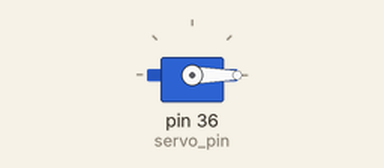
A program run on a simulated Raspberry Pi (header pin numbers). Shown: servo. Servo angles are drawn from the pulse width (0.5 ms = 0°, 2.5 ms = 180°). At 10.6 s the program stops and its outputs stay as they are.

Above: at 0.05 s.
Timing chart, 0 to 3.7 s (numbered marks = the images above):
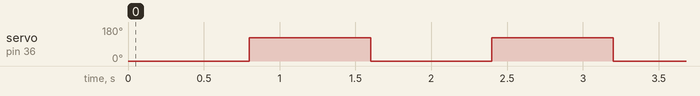

The program:

servopin11.py
```python
import RPi.GPIO as GPIO
import time
servo_pin = 36
GPIO.setmode(GPIO.BOARD)
GPIO.setup(servo_pin, GPIO.OUT)

pwm=GPIO.PWM(servo_pin,100)
pwm.start(5)

angle1=10
duty1= float(angle1)/10 + 2.5

angle2=160
duty2= float(angle2)/10 + 2.5

ck=0
while ck<=5:
     pwm.ChangeDutyCycle(duty1)
     time.sleep(0.8)
     pwm.ChangeDutyCycle(duty2)
     time.sleep(0.8)
     ck=ck+1
time.sleep(1)
pwm.stop()
GPIO.cleanup()
```

Measured:
- by itself, servo on pin 36 (servo_pin): alternates 122° for 0.80 s and 0° for 0.80 s, 11 changes in all, then stays 122°
